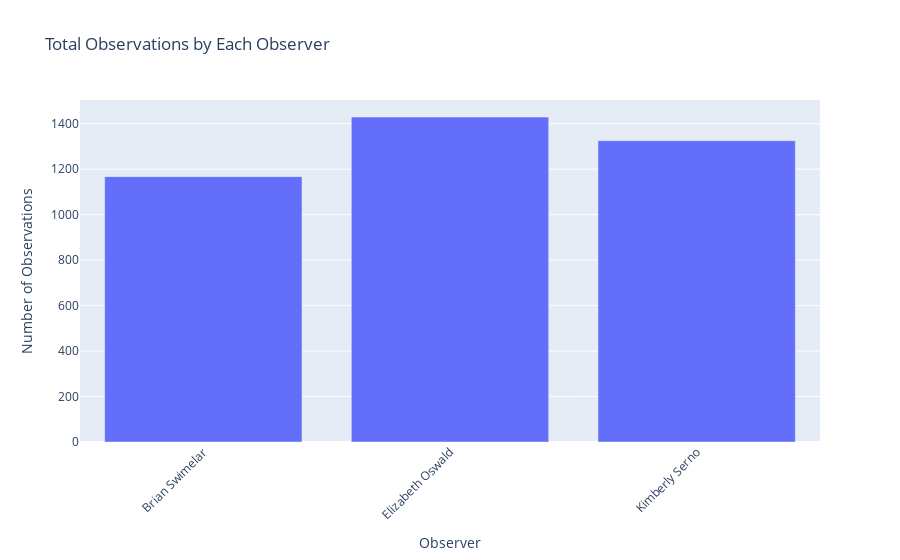

The notebook cell saved with this chart:
### Code cell
#Normalize the Data (for Bias Analysis)
#Normalize the number of observations by visit count per observer
observer_visit_counts = df.groupby(['Observer', 'Visit']).size().reset_index(name='Visit_Observations')
observer_total_visits = observer_visit_counts.groupby('Observer')['Visit_Observations'].sum().reset_index(name='Total_Visit_Observations')
observer_counts = pd.merge(observer_counts, observer_total_visits, on='Observer')
observer_counts['Normalized_Observations'] = observer_counts['Number_of_Observations'] / observer_counts['Total_Visit_Observations']

#Plot normalized observations by observer
plt.figure(figsize=(12, 6))
sns.barplot(x='Observer', y='Normalized_Observations', data=observer_counts, palette='viridis')
plt.title('Normalized Observations by Each Observer', fontsize=14)
plt.xlabel('Observer', fontsize=12)
plt.ylabel('Normalized Observations', fontsize=12)
plt.xticks(rotation=45)
plt.grid(True)
plt.show()

#Correlation Between Observations and Species Diversity

#Correlation between number of observations and species diversity per observer
observer_diversity = df.groupby('Observer')['Common_Name'].nunique().reset_index(name='Species_Diversity')
observer_summary = pd.merge(observer_counts, observer_diversity, on='Observer')

#Plot the correlation
plt.figure(figsize=(10, 6))
sns.scatterplot(x='Number_of_Observations', y='Species_Diversity', data=observer_summary, color='purple')
plt.title('Correlation Between Observations and Species Diversity', fontsize=14)
plt.xlabel('Number of Observations', fontsize=12)
plt.ylabel('Species Diversity', fontsize=12)
plt.grid(True)
plt.show()

#Visit Patterns and Species Diversity
#Evaluate visit patterns and species diversity for each visit
visit_diversity = df.groupby('Visit')['Common_Name'].nunique().reset_index(name='Species_Diversity')

#Create a combined plot
fig, ax1 = plt.subplots(figsize=(12, 6))

#Line plot for observations per visit
sns.lineplot(x='Visit', y='Visit_Observations', data=visit_counts, marker='o', color='blue', ax=ax1)
ax1.set_xlabel('Visit', fontsize=12)
ax1.set_ylabel('Observations per Visit', fontsize=12)
ax1.tick_params(axis='x', rotation=45)

#Creating a second axis to plot species diversity
ax2 = ax1.twinx()
sns.lineplot(x='Visit', y='Species_Diversity', data=visit_diversity, marker='o', color='green', ax=ax2)
ax2.set_ylabel('Species Diversity per Visit', fontsize=12)

plt.title('Visit Patterns and Species Diversity', fontsize=14)
ax1.grid(True)
plt.show()

#Interactive Visualizations

import plotly.express as px

#Observer Bias with Plotly
fig = px.bar(observer_counts, x='Observer', y='Number_of_Observations', title="Total Observations by Each Observer",
             labels={'Observer': 'Observer', 'Number_of_Observations': 'Number of Observations'})
fig.update_layout(xaxis_tickangle=-45)
fig.show()

#Shoter Explanation:
#Normalized observations per observer, visualized normalized data, analyzed the correlation between observations and species diversity, explored visit patterns and species diversity, and created interactive plots for better insight into observer behavior and species data

#Keyword Explanation

#observer_visit_counts.groupby(['Observer', 'Visit']).size().reset_index(name='Visit_Observations'): Counts observations per visit by each observer

#observer_counts['Normalized_Observations'] = observer_counts['Number_of_Observations'] / observer_counts['Total_Visit_Observations']: Normalizes observations by dividing individual counts by total visits for each observer

#sns.barplot(x='Observer', y='Normalized_Observations', data=observer_counts): Plots normalized observations by each observer

#observer_diversity = df.groupby('Observer')['Common_Name'].nunique().reset_index(name='Species_Diversity'): Calculates species diversity (unique species per observer)

#sns.scatterplot(x='Number_of_Observations', y='Species_Diversity', data=observer_summary): Plots correlation between observations and species diversity

#sns.lineplot(x='Visit', y='Visit_Observations', data=visit_counts, marker='o', color='blue', ax=ax1): Plots observations per visit

#sns.lineplot(x='Visit', y='Species_Diversity', data=visit_diversity, marker='o', color='green', ax=ax2): Plots species diversity per visit

#px.bar(observer_counts, x='Observer', y='Number_of_Observations'): Interactive bar chart of total observations per observer

### Figure 1 — Plotly figure (JSON) as saved in the notebook; plotly's stock layout.template omitted (floating-point values rounded to 4 significant figures)
{"data": [{"hovertemplate": "Observer=%{x}<br>Number of Observations=%{y}<extra></extra>", "legendgroup": "", "marker": {"color": "#636efa", "pattern": {"shape": ""}}, "name": "", "orientation": "v", "showlegend": false, "textposition": "auto", "type": "bar", "x": ["Brian Swimelar", "Elizabeth Oswald", "Kimberly Serno"], "xaxis": "x", "y": [1167, 1429, 1325], "yaxis": "y"}], "layout": {"barmode": "relative", "legend": {"tracegroupgap": 0}, "title": {"text": "Total Observations by Each Observer"}, "xaxis": {"anchor": "y", "domain": [0, 1], "tickangle": -45, "title": {"text": "Observer"}}, "yaxis": {"anchor": "x", "domain": [0, 1], "title": {"text": "Number of Observations"}}}}
